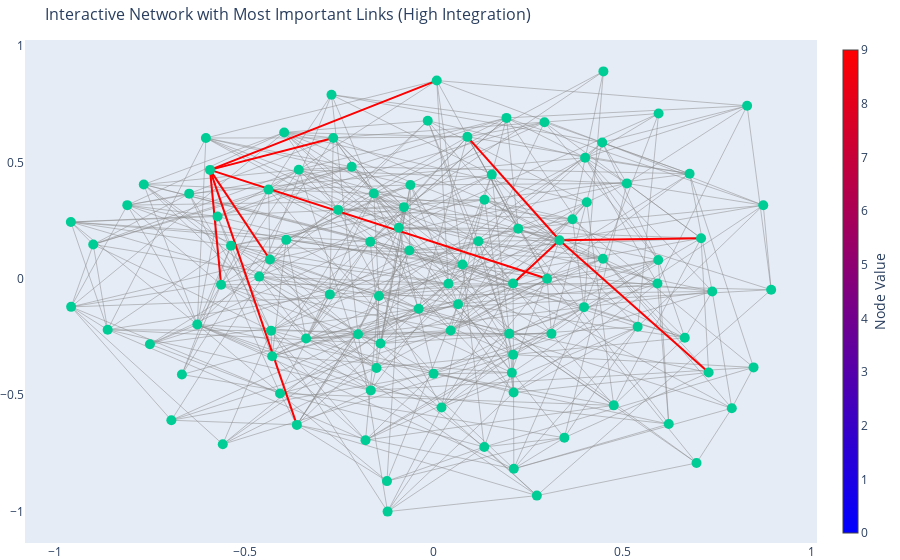

Notebook source saved alongside this figure:
### Code cell
import networkx as nx


G = nx.erdos_renyi_graph(100, 0.1)  


def link_importance(G):
    link_importance_scores = {}
    
     
    for edge in G.edges():
        G_copy = G.copy()
        G_copy.remove_edge(*edge)
        
         
        components = list(nx.connected_components(G_copy))
        link_importance_scores[edge] = len(components)   
    
    return link_importance_scores

 
importance_scores = link_importance(G)

 
sorted_importance = sorted(importance_scores.items(), key=lambda x: x[1], reverse=True)
top_10_important_links = sorted_importance[:10]

 
print("Top 10 important links (highest integration score):")
for link, score in top_10_important_links:
    print(f"Link {link} with integration score: {score}")

 
pos = nx.spring_layout(G, seed=42)


node_x = []
node_y = []
for node in G.nodes():
    x, y = pos[node]
    node_x.append(x)
    node_y.append(y)

 
edge_x = []
edge_y = []
for edge in G.edges():
    x0, y0 = pos[edge[0]]
    x1, y1 = pos[edge[1]]
    edge_x.extend([x0, x1, None])
    edge_y.extend([y0, y1, None])

 
important_edge_x = []
important_edge_y = []
for edge, score in top_10_important_links:
    x0, y0 = pos[edge[0]]
    x1, y1 = pos[edge[1]]
    important_edge_x.extend([x0, x1, None])
    important_edge_y.extend([y0, y1, None])

 
edge_trace = go.Scatter(
    x=edge_x, y=edge_y,
    line=dict(width=0.5, color='#888'),
    hoverinfo='none',
    mode='lines')

important_edge_trace = go.Scatter(
    x=important_edge_x, y=important_edge_y,
    line=dict(width=2, color='red'),
    hoverinfo='none',
    mode='lines')

node_trace = go.Scatter(
    x=node_x, y=node_y,
    mode='markers',
    hoverinfo='text',
    marker=dict(
        showscale=True,
        colorscale='Bluered',
        size=10,
        colorbar=dict(
            thickness=15,
            title='Node Value',
            xanchor='left',
            titleside='right'
        )
    )
)


node_text = []
for node in G.nodes():
    node_text.append(f"Node {node}")
node_trace.text = node_text

 
fig = go.Figure(data=[edge_trace, important_edge_trace, node_trace],
                layout=go.Layout(
                    title='Interactive Network with Most Important Links (High Integration)',
                    titlefont_size=16,
                    showlegend=False,
                    hovermode='closest',
                    margin=dict(b=0, l=0, r=0, t=40),
                    xaxis=dict(showgrid=False, zeroline=False),
                    yaxis=dict(showgrid=False, zeroline=False))
                )

fig.show()

### Figure 1 — Plotly figure (JSON) as saved in the notebook; plotly's stock layout.template omitted (floating-point values rounded to 4 significant figures; data arrays with more than 128 entries replaced by an {"elided": "..."} marker saying what was removed)
{"data": [{"hoverinfo": "none", "line": {"color": "#888", "width": 0.5}, "mode": "lines", "type": "scatter", "x": {"elided": "1515 float values"}, "y": {"elided": "1515 float values"}}, {"hoverinfo": "none", "line": {"color": "red", "width": 2}, "mode": "lines", "type": "scatter", "x": [-0.5912, -0.4328, null, -0.5912, -0.3616, null, -0.5912, 0.008184, null, -0.5912, 0.2999, null, -0.5912, -0.5619, null, -0.5912, -0.2654, null, 0.3326, 0.08919, null, 0.3326, 0.7068, null, 0.3326, 0.7268, null, 0.3326, 0.2099, null], "y": [0.4676, 0.08303, null, 0.4676, -0.6275, null, 0.4676, 0.8513, null, 0.4676, -2.942e-05, null, 0.4676, -0.02547, null, 0.4676, 0.605, null, 0.1656, 0.6096, null, 0.1656, 0.1741, null, 0.1656, -0.4026, null, 0.1656, -0.02037, null]}, {"hoverinfo": "text", "marker": {"colorbar": {"thickness": 15, "title": {"side": "right", "text": "Node Value"}, "xanchor": "left"}, "colorscale": [[0, "rgb(0,0,255)"], [1, "rgb(255,0,0)"]], "showscale": true, "size": 10}, "mode": "markers", "text": ["Node 0", "Node 1", "Node 2", "Node 3", "Node 4", "Node 5", "Node 6", "Node 7", "Node 8", "Node 9", "Node 10", "Node 11", "Node 12", "Node 13", "Node 14", "Node 15", "Node 16", "Node 17", "Node 18", "Node 19", "Node 20", "Node 21", "Node 22", "Node 23", "Node 24", "Node 25", "Node 26", "Node 27", "Node 28", "Node 29", "Node 30", "Node 31", "Node 32", "Node 33", "Node 34", "Node 35", "Node 36", "Node 37", "Node 38", "Node 39", "Node 40", "Node 41", "Node 42", "Node 43", "Node 44", "Node 45", "Node 46", "Node 47", "Node 48", "Node 49", "Node 50", "Node 51", "Node 52", "Node 53", "Node 54", "Node 55", "Node 56", "Node 57", "Node 58", "Node 59", "Node 60", "Node 61", "Node 62", "Node 63", "Node 64", "Node 65", "Node 66", "Node 67", "Node 68", "Node 69", "Node 70", "Node 71", "Node 72", "Node 73", "Node 74", "Node 75", "Node 76", "Node 77", "Node 78", "Node 79", "Node 80", "Node 81", "Node 82", "Node 83", "Node 84", "Node 85", "Node 86", "Node 87", "Node 88", "Node 89", "Node 90", "Node 91", "Node 92", "Node 93", "Node 94", "Node 95", "Node 96", "Node 97", "Node 98", "Node 99"], "type": "scatter", "x": [-0.5912, 0.3326, 0.04501, 0.2234, -0.06416, -0.4328, 0.2067, 0.3455, -0.3897, -0.2167, 0.2727, -0.6462, -0.1582, -0.1999, 0.8285, 0.08919, 0.1924, 0.7068, -0.3616, -0.6933, -0.4364, -0.01565, -0.1801, 0.4487, 0.7363, 0.5916, 0.008184, 0.2101, -0.8098, -0.6655, 0.3669, 0.2999, -0.7663, -0.2744, -0.959, 0.6637, 0.4456, 0.788, -0.0002569, -0.2525, -0.4061, 0.7268, -0.1511, 0.2099, 0.6764, -0.1662, -0.2701, -0.1234, 0.1343, -0.4299, -0.5619, 0.8921, 0.5108, -0.8617, -0.1218, -0.1447, 0.03906, -0.3566, -0.4268, 0.4048, 0.1185, -0.03955, -0.06149, 0.2928, -0.5357, 0.1999, -0.9583, -0.6248, -0.602, -0.07858, 0.8456, 0.1536, -0.1676, 0.0645, 0.0207, 0.6948, 0.2113, -0.5574, 0.4003, -0.09202, -0.5713, 0.3974, -0.8999, -0.4611, -0.75, 0.2119, 0.4475, 0.3114, -0.3951, 0.5945, 0.1337, 0.07615, -0.1406, 0.5937, 0.4759, 0.8712, -0.3372, 0.6214, -0.2654, 0.5392], "y": [0.4676, 0.1656, -0.2218, 0.2152, 0.1215, 0.08303, -0.4038, -0.6828, 0.1672, 0.4809, -0.9313, 0.3656, 0.366, -0.238, 0.7432, 0.6096, 0.6911, 0.1741, -0.6275, -0.6076, 0.3829, 0.6789, -0.6932, 0.8907, -0.05446, -0.02003, 0.8513, -0.3258, 0.3162, -0.4114, 0.2555, -2.942e-05, 0.4051, -0.06708, 0.2437, -0.2535, 0.5852, -0.556, -0.4075, 0.2958, -0.4927, -0.4026, -0.383, -0.02037, 0.4511, -0.4794, 0.7907, -0.8689, 0.3399, -0.2228, -0.02547, -0.04703, 0.4096, -0.2187, -1, -0.07377, -0.02149, 0.4683, -0.3327, 0.3284, 0.1609, -0.129, 0.4031, 0.6724, 0.1419, -0.2357, -0.1206, -0.1966, 0.6047, 0.3076, -0.3807, 0.4475, 0.1586, -0.1093, -0.5528, -0.7913, -0.4886, -0.711, 0.5202, 0.2194, 0.2675, -0.1218, 0.1473, 0.009325, -0.281, -0.8162, 0.08628, -0.2357, 0.6285, 0.7098, -0.7223, 0.06142, -0.2782, 0.08071, -0.5437, 0.3158, -0.2564, -0.6238, 0.605, -0.2063]}], "layout": {"autosize": true, "hovermode": "closest", "margin": {"b": 0, "l": 0, "r": 0, "t": 40}, "showlegend": false, "title": {"font": {"size": 16}, "text": "Interactive Network with Most Important Links (High Integration)"}, "xaxis": {"autorange": true, "range": [-1.077, 1.01], "showgrid": false, "type": "linear", "zeroline": false}, "yaxis": {"autorange": true, "range": [-1.155, 1.046], "showgrid": false, "type": "linear", "zeroline": false}}}
